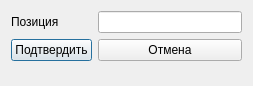
<?xml version="1.0" encoding="UTF-8"?>
<ui version="4.0">
 <class>add_pos</class>
 <widget class="QDialog" name="add_pos">
  <property name="geometry">
   <rect>
    <x>0</x>
    <y>0</y>
    <width>253</width>
    <height>86</height>
   </rect>
  </property>
  <property name="windowTitle">
   <string>Изменить/Добавить</string>
  </property>
  <layout class="QFormLayout" name="formLayout">
   <item row="0" column="0">
    <widget class="QLabel" name="label">
     <property name="text">
      <string>Позиция</string>
     </property>
    </widget>
   </item>
   <item row="0" column="1">
    <widget class="QLineEdit" name="pos_name"/>
   </item>
   <item row="1" column="0">
    <widget class="QPushButton" name="pushButton">
     <property name="text">
      <string>Подтвердить</string>
     </property>
    </widget>
   </item>
   <item row="1" column="1">
    <widget class="QPushButton" name="pushButton_2">
     <property name="text">
      <string>Отмена</string>
     </property>
    </widget>
   </item>
  </layout>
 </widget>
 <resources/>
 <connections>
  <connection>
   <sender>pushButton</sender>
   <signal>clicked()</signal>
   <receiver>add_pos</receiver>
   <slot>accept()</slot>
   <hints>
    <hint type="sourcelabel">
     <x>60</x>
     <y>60</y>
    </hint>
    <hint type="destinationlabel">
     <x>126</x>
     <y>42</y>
    </hint>
   </hints>
  </connection>
  <connection>
   <sender>pushButton_2</sender>
   <signal>clicked()</signal>
   <receiver>add_pos</receiver>
   <slot>reject()</slot>
   <hints>
    <hint type="sourcelabel">
     <x>179</x>
     <y>60</y>
    </hint>
    <hint type="destinationlabel">
     <x>126</x>
     <y>42</y>
    </hint>
   </hints>
  </connection>
 </connections>
</ui>
